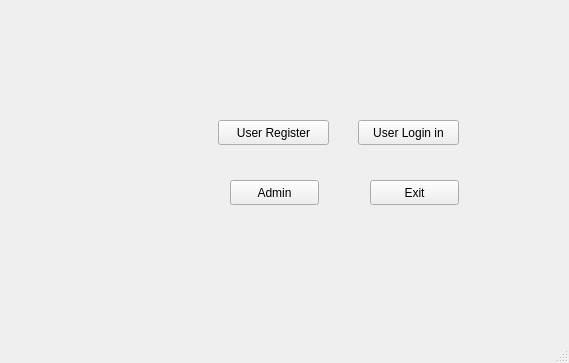
<?xml version="1.0" encoding="UTF-8"?>
<ui version="4.0">
 <class>MainWindow</class>
 <widget class="QMainWindow" name="MainWindow">
  <property name="geometry">
   <rect>
    <x>0</x>
    <y>0</y>
    <width>569</width>
    <height>363</height>
   </rect>
  </property>
  <property name="windowTitle">
   <string>MainWindow</string>
  </property>
  <widget class="QWidget" name="centralwidget">
   <widget class="QPushButton" name="pushButton">
    <property name="geometry">
     <rect>
      <x>218</x>
      <y>120</y>
      <width>111</width>
      <height>25</height>
     </rect>
    </property>
    <property name="text">
     <string>User Register</string>
    </property>
   </widget>
   <widget class="QPushButton" name="pushButton_2">
    <property name="geometry">
     <rect>
      <x>358</x>
      <y>120</y>
      <width>101</width>
      <height>25</height>
     </rect>
    </property>
    <property name="text">
     <string>User Login in</string>
    </property>
   </widget>
   <widget class="QPushButton" name="pushButton_3">
    <property name="geometry">
     <rect>
      <x>230</x>
      <y>180</y>
      <width>89</width>
      <height>25</height>
     </rect>
    </property>
    <property name="text">
     <string>Admin</string>
    </property>
   </widget>
   <widget class="QPushButton" name="pushButton_4">
    <property name="geometry">
     <rect>
      <x>370</x>
      <y>180</y>
      <width>89</width>
      <height>25</height>
     </rect>
    </property>
    <property name="text">
     <string>Exit</string>
    </property>
   </widget>
  </widget>
  <widget class="QMenuBar" name="menubar">
   <property name="geometry">
    <rect>
     <x>0</x>
     <y>0</y>
     <width>569</width>
     <height>28</height>
    </rect>
   </property>
  </widget>
  <widget class="QStatusBar" name="statusbar"/>
 </widget>
 <resources/>
 <connections/>
</ui>
